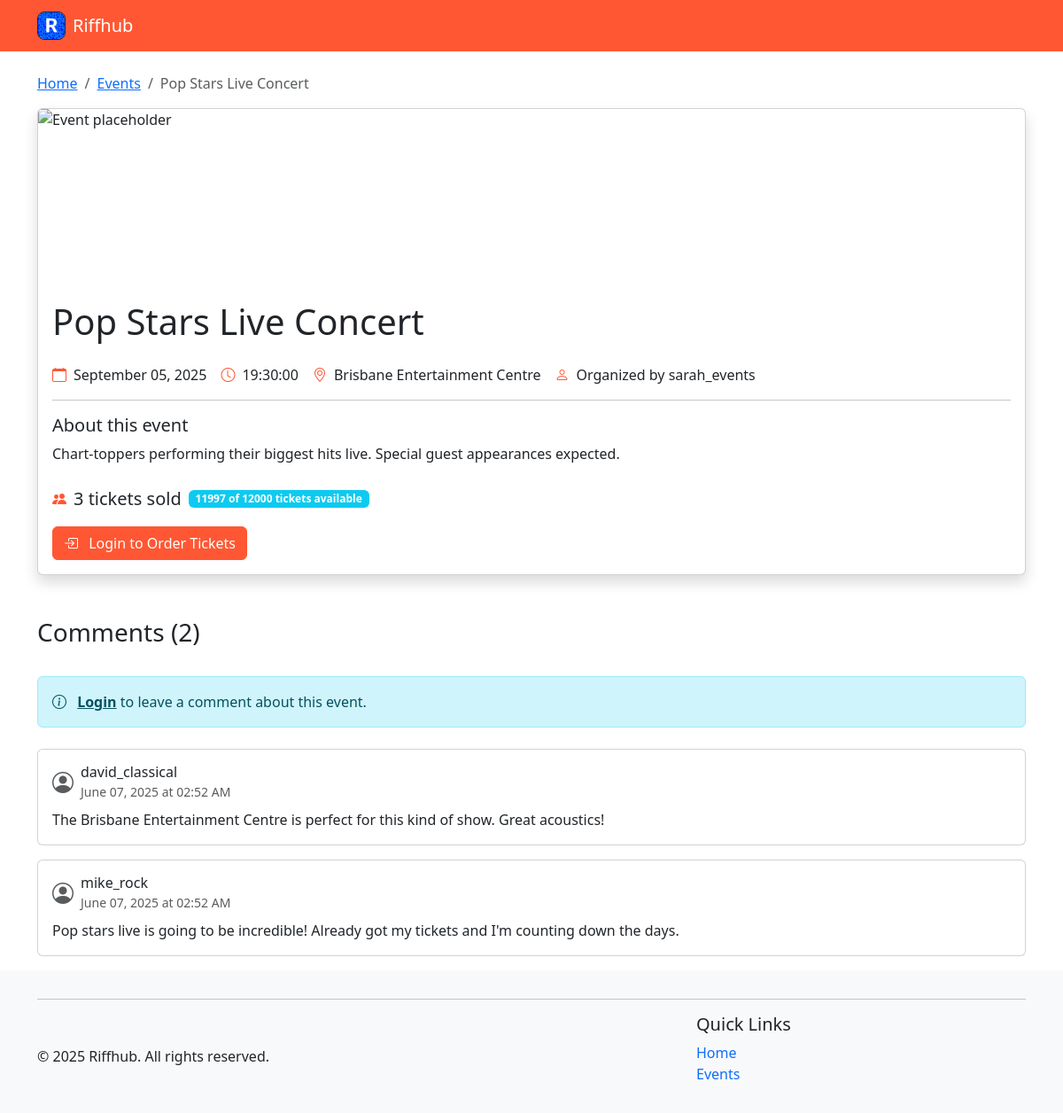
The page /events/3 on the database its author committed.
### riffhub/models.py (models this page shows, shortened)
class Event(db.Model):
    __tablename__ = 'events'
    id = db.Column(db.Integer, primary_key=True)
    title = db.Column(db.String(120), nullable=False)
    description = db.Column(db.Text)
    genre_id = db.Column(db.Integer, db.ForeignKey('genres.id'))
    date = db.Column(db.Date, nullable=False)
    time = db.Column(Time, nullable=False)
    location = db.Column(db.String(120))
    image = db.Column(db.String(255))
    capacity = db.Column(db.Integer, default=0)  # 0 means unlimited capacity
    price = db.Column(db.Double, default=0)  # 0 means free entry
    organizer_id = db.Column(db.Integer, db.ForeignKey('users.id'))
    created_at = db.Column(db.DateTime, default=datetime.utcnow)
    tickets = db.relationship('Ticket', backref='event', lazy='dynamic', cascade='all, delete-orphan')
    comments = db.relationship('Comment', backref='event', lazy='dynamic', cascade='all, delete-orphan')
    @property
    def ticket_count(self):
        from riffhub.models import Order  # Importing here to avoid circular imports
        return db.session.query(db.func.sum(Ticket.quantity))\
            .join(Order)\
            .filter(Ticket.event_id == self.id)\
            .filter(Order.status == 'completed')\
            .scalar() or 0
    @property
    def is_full(self):
        return self.capacity > 0 and self.ticket_count >= self.capacity
    @property
    def available_tickets(self):
        if self.capacity <= 0:  # Unlimited capacity
            return None
        return max(0, self.capacity - self.ticket_count)

class User(db.Model):
    __tablename__ = 'users'
    id = db.Column(db.Integer, primary_key=True)
    username = db.Column(db.String(80), unique=True, nullable=False)
    email = db.Column(db.String(120), unique=True, nullable=False)
    password_hash = db.Column(db.String(128), nullable=False)
    first_name = db.Column(db.String(50), nullable=False)
    surname = db.Column(db.String(50), nullable=False)
    contact_number = db.Column(db.String(20), nullable=False)
    street_address = db.Column(db.Text, nullable=False)
    created_at = db.Column(db.DateTime, default=datetime.utcnow)
    events = db.relationship('Event', backref='organizer', lazy='dynamic', cascade='all, delete-orphan')
    orders = db.relationship('Order', backref='user', lazy='dynamic', cascade='all, delete-orphan')
    comments = db.relationship('Comment', backref='user', lazy='dynamic', cascade='all, delete-orphan')
    genres = db.relationship('Genre', backref='user', lazy='dynamic', cascade='all, delete-orphan')
    @property
    def password(self):
        raise AttributeError('password is not a readable attribute')

class Comment(db.Model):
    __tablename__ = 'comments'
    id = db.Column(db.Integer, primary_key=True)
    user_id = db.Column(db.Integer, db.ForeignKey('users.id'), nullable=False)
    event_id = db.Column(db.Integer, db.ForeignKey('events.id'), nullable=False)
    body = db.Column(db.Text, nullable=False)
    created_at = db.Column(db.DateTime, default=datetime.utcnow)

### riffhub/blueprints/events/routes.py (the view, shortened to what this page needs)
@bp.route('/<int:event_id>')
def detail(event_id):
    event = Event.query.get_or_404(event_id)
    has_tickets = False
    ticket_count = 0
    comments = Comment.query.filter_by(event_id=event_id).order_by(Comment.created_at.desc()).all()
    comment_form = None
    delete_form = None
    if 'user_id' in session:
        comment_form = CommentForm()
        if event.organizer_id == session['user_id'] or session.get('is_admin', False):
            delete_form = DeleteEventForm()
    return render_template('detail.html',
                           event=event,
                           has_tickets=has_tickets,
                           ticket_count=ticket_count,
                           comments=comments,
                           comment_form=comment_form,
                           delete_form=delete_form,
                           current_date=date.today())

### riffhub/helpers.py (called while the page is built)
def utility_processor():
    def format_date(date_str):
        try:
            if isinstance(date_str, str):
                date_obj = datetime.strptime(date_str, '%Y-%m-%d')
                return date_obj.strftime('%B %d, %Y')
            return date_str.strftime('%B %d, %Y')
        except:
            return date_str
    return dict(format_date=format_date, now=datetime.now())

### riffhub/blueprints/events/templates/detail.html (shortened to what this page needs)
{% extends "base.html" %}
{% block content %}
<nav aria-label="breadcrumb">
    <ol class="breadcrumb">
        <li class="breadcrumb-item"><a href="{{ url_for('main.index') }}">Home</a></li>
        <li class="breadcrumb-item"><a href="{{ url_for('events.list') }}">Events</a></li>
        <li class="breadcrumb-item active" aria-current="page">{{ event.title }}</li>
    </ol>
</nav>
<div class="card shadow mb-4">
    <div class="row g-0">
        {% if event.image %}
        <div class="col-md-5">
            <img src="{{ url_for('static', filename='uploads/' + event.image) }}" class="img-fluid rounded-start"
                alt="{{ event.title }}" style="width: 100%; height: 100%; object-fit: cover;">
        </div>
        {% else %}
        <img src="{{ url_for('static', filename='img/event-placeholder.jpg') }}" class="card-img-top"
            alt="Event placeholder" style="height: 200px; object-fit: cover;">
        {% endif %}
        <div class="col-md-{% if event.image %}7{% else %}12{% endif %}">
            <div class="card-body">
                <div class="d-flex justify-content-between align-items-start">
                    <h1 class="card-title">{{ event.title }}</h1>
                </div>
                <div class="d-flex flex-wrap gap-3 my-3">
                    <div class="d-flex align-items-center">
                        <i class="bi bi-calendar me-2 text-primary"></i>
                        <span>{{ format_date(event.date) }}</span>
                    </div>
                    {% if event.time %}
                    <div class="d-flex align-items-center">
                        <i class="bi bi-clock me-2 text-primary"></i>
                        <span>{{ event.time }}</span>
                    </div>
                    {% endif %}
                    {% if event.location %}
                    <div class="d-flex align-items-center">
                        <i class="bi bi-geo-alt me-2 text-primary"></i>
                        <span>{{ event.location }}</span>
                    </div>
                    {% endif %}
                    <div class="d-flex align-items-center">
                        <i class="bi bi-person me-2 text-primary"></i>
                        <span>Organized by {{ event.organizer.username }}</span>
                    </div>
                </div>
                <hr>
                <h5>About this event</h5>
                <p class="card-text">{{ event.description.replace('\n', '<br>') | safe }}</p>
                <div class="mt-4">
                    <div class="d-flex align-items-center mb-3">
                        <i class="bi bi-people-fill me-2 text-primary"></i>
                        <span class="fs-5">{{ event.ticket_count }} tickets sold</span>
                        {% if event.capacity > 0 %}
                        <span class="badge bg-info ms-2">
                            {{ event.available_tickets }} of {{ event.capacity }} tickets available
                        </span>
                        {% endif %}
                    </div>
                    {% if session.user_id %}
                        {% if has_tickets %}
                        <div class="alert alert-success mb-3">
                            <i class="bi bi-check-circle me-2"></i>
                            You have {{ ticket_count }} ticket(s) for this event
                        </div>
                        <div class="d-flex gap-2">
                            <form action="{{ url_for('events.cancel_tickets', event_id=event.id) }}" method="post"
                                onsubmit="return confirm('Are you sure you want to cancel your tickets?');">
                                <input type="hidden" name="csrf_token" value="{{ csrf_token() }}" />
                                <button type="submit" class="btn btn-outline-danger">
                                    <i class="bi bi-calendar-x me-2"></i> Cancel My Tickets
                                </button>
                            </form>
                            <a href="{{ url_for('events.order_tickets', event_id=event.id) }}" class="btn btn-primary">
                                <i class="bi bi-ticket-perforated me-2"></i> Order More Tickets
                            </a>
                        </div>
                        {% elif event.is_full %}
                        <div class="alert alert-warning">
                            <i class="bi bi-exclamation-triangle me-2"></i>
                            This event is sold out
                        </div>
                        {% else %}
                        <a href="{{ url_for('events.order_tickets', event_id=event.id) }}" class="btn btn-primary">
                            <i class="bi bi-ticket-perforated me-2"></i> Order Tickets
                        </a>
                        {% endif %}
                    {% else %}
                        <a href="{{ url_for('auth.login') }}" class="btn btn-primary">
                            <i class="bi bi-box-arrow-in-right me-2"></i> Login to Order Tickets
                        </a>
                    {% endif %}
                </div>
            </div>
        </div>
    </div>
</div>
<div class="mt-5">
    <div class="d-flex justify-content-between align-items-center mb-4">
        <h3>Comments ({{ comments|length }})</h3>
    </div>
    {% if session.user_id and comment_form %}
    <div class="card mb-4">
        <div class="card-body">
            <h5 class="card-title">Add a Comment</h5>
            <form method="POST" action="{{ url_for('events.add_comment', event_id=event.id) }}">
                {{ comment_form.hidden_tag() }}
                <div class="mb-3">
                    {{ comment_form.body.label(class="form-label") }}
                    {{ comment_form.body(class="form-control", rows="3", placeholder="Share your thoughts about this event...") }}
                    {% for error in comment_form.body.errors %}
                    <div class="text-danger small">{{ error }}</div>
                    {% endfor %}
                </div>
                <div class="d-flex justify-content-end">
                    {{ comment_form.submit(class="btn btn-primary") }}
                </div>
            </form>
        </div>
    </div>
    {% elif not session.user_id %}
    <div class="alert alert-info mb-4">
        <i class="bi bi-info-circle me-2"></i>
        <a href="{{ url_for('auth.login') }}" class="alert-link">Login</a> to leave a comment about this event.
    </div>
    {% endif %}
    {% if comments %}
    <div class="comments-list">
        {% for comment in comments %}
        <div class="card mb-3">
            <div class="card-body">
                <div class="d-flex justify-content-between align-items-start mb-2">
                    <div class="d-flex align-items-center">
                        <i class="bi bi-person-circle me-2 text-muted fs-4"></i>
                        <div>
                            <h6 class="mb-0">{{ comment.user.username }}</h6>
                            <small class="text-muted">{{ comment.created_at.strftime('%B %d, %Y at %I:%M %p') }}</small>
                        </div>
                    </div>
                </div>
                <p class="card-text mb-0">{{ comment.body }}</p>
            </div>
        </div>
        {% endfor %}
    </div>
    {% else %}
    <div class="text-center py-5">
        <i class="bi bi-chat-dots text-muted" style="font-size: 3rem;"></i>
        <p class="text-muted mt-3">No comments yet. Be the first to share your thoughts!</p>
    </div>
    {% endif %}
</div>
{% endblock %}

### .utils/ass_2_reference/static/style/styles.css (style rules this page uses)
:root { --brand-primary: #ff5733; --brand-highlight: #ff7300; }
body { text-decoration: none; }
.text-primary { color: var(--brand-primary) !important; }
.btn-primary { background-color: var(--brand-primary); border-color: var(--brand-primary); }
.active { color: var(--brand-highlight); font-weight: 500; }

### riffhub/templates/base.html (style rules this page uses)
.flex-wrapper { min-height: 100vh; display: flex; flex-direction: column; }

### rows shown on the page
Event: title "Pop Stars Live Concert", date "September 05, 2025", time "19:30:00", location "Brisbane Entertainment Centre", description.replace "Chart-toppers performing their biggest hits live. Special guest appearances expected.", ticket_count "3", available_tickets "11997", capacity "12000"
User: organizer.username "sarah_events"
Comment: user.username "david_classical", created_at "June 07, 2025 at 02:52 AM", body "The Brisbane Entertainment Centre is perfect for this kind of show. Great acoustics!"
Comment: user.username "mike_rock", created_at "June 07, 2025 at 02:52 AM", body "Pop stars live is going to be incredible! Already got my tickets and I'm counting down the days."

### other values the page prints
{{ comments|length }} "2"
